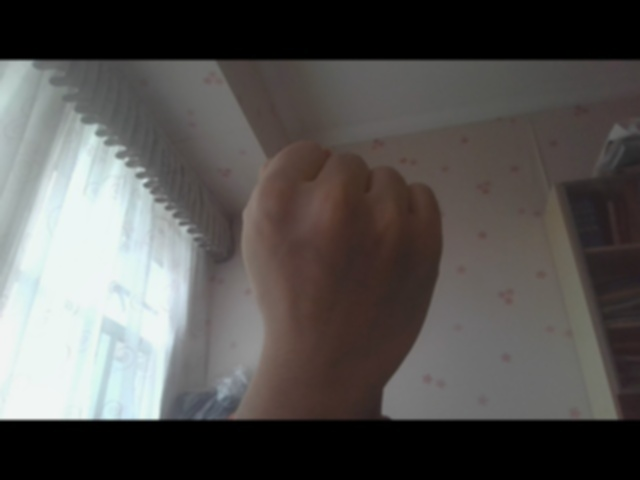
#> input picture New_5_1.5_60.jpg, 640 x 480 px, given in place of New_5_1.5_205.jpg, which was not available
$ python Preprocess.py
#> lines starting #> are read from the running program, lines starting #| are printed output that depends on the picture; after the words box and inside, x2 and y2 are one past the last pixel; in counts of white or black regions, pixels touching at a corner belong together; pictures that were not available may be replaced by others from this repository, and a replacement may not be noted
#> in process_photo, img is the input picture: shape (480, 640, 3); mean B, G, R 82.4, 84.3, 86.5
### camera.py
import cv2 as cv2
import numpy as np

# [16 lines of commented-out code are left out]


def skinMask(roi):
    YCrCb = cv2.cvtColor(roi, cv2.COLOR_BGR2YCR_CB) #转换至YCrCb空间
#> YCrCb: shape (480, 640, 3); mean of channels 0, 1, 2 84.7, 129.3, 126.7
    (y,cr,cb) = cv2.split(YCrCb) #拆分出Y,Cr,Cb值
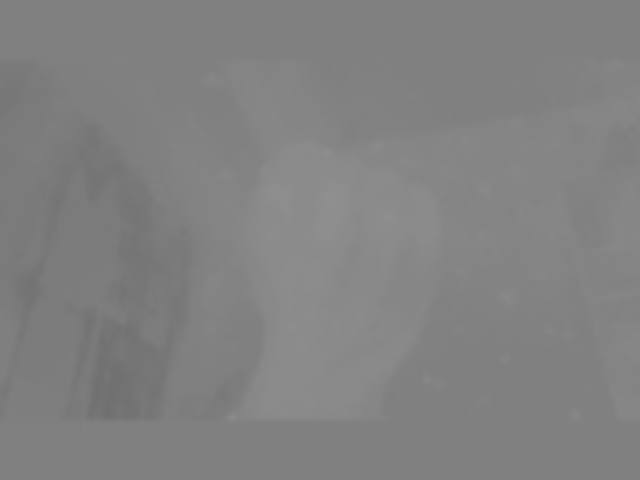
#> cr: shape (480, 640); min 112, max 143, mean 129.3
    cr1 = cv2.GaussianBlur(cr, (5,5), 0)
    _, skin = cv2.threshold(cr1, 0, 255, cv2.THRESH_BINARY + cv2.THRESH_OTSU) #Ostu处理
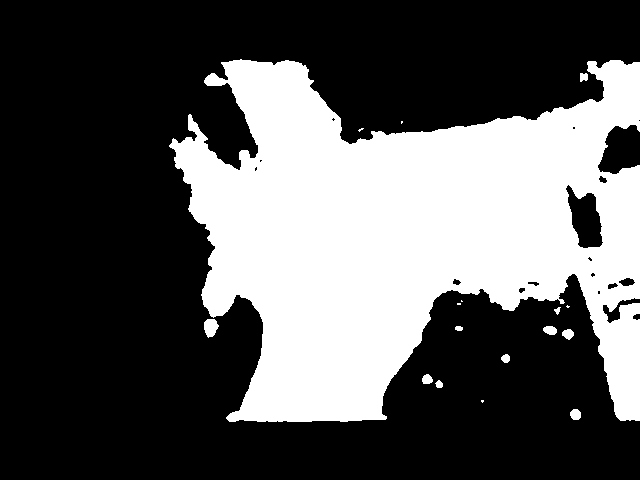
#> skin: shape (480, 640); 34.3% white; 17 white regions (6 under 20 px), largest, box (x1, y1, x2, y2) and area: (169, 59, 640, 422) 104502, (204, 319, 219, 338) 206, (543, 326, 557, 335) 99
    res = cv2.bitwise_and(roi,roi, mask = skin)
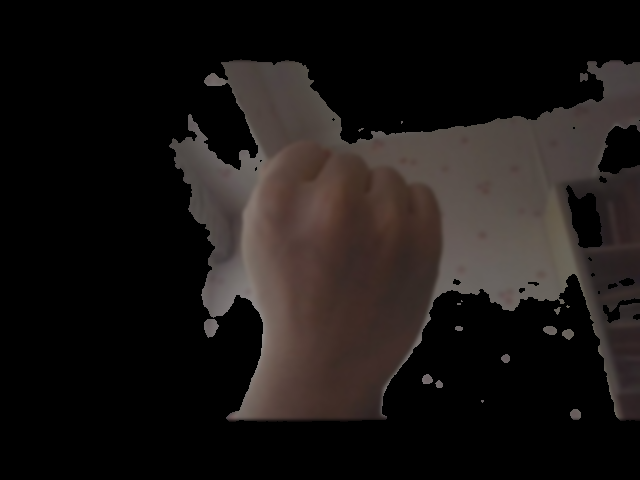
#> res: shape (480, 640, 3); mean B, G, R 21.3, 22.9, 27.2
    return res


def process_photo(name):
    imgName = name
    kernel_size = (5, 5)
    sigma = 1.5
    img = cv2.imread(imgName)
    img = cv2.GaussianBlur(img, kernel_size, sigma)
    # new_imgName = "New_" + str(kernel_size[0]) + "_" + str(sigma) + "_" + imgName
    # cv2.imwrite(new_imgName, img)

    img = skinMask(img)
    # cv2.imshow("Image",img)#显示图像
    # cv2.waitKey()
    image = cv2.cvtColor(img,cv2.COLOR_BGR2GRAY)#将图像转化为灰度图像
    # cv2.imshow("Image",image)#显示图像
    # cv2.waitKey()
    #Canny边缘检测
    canny = cv2.Canny(image,30,150)
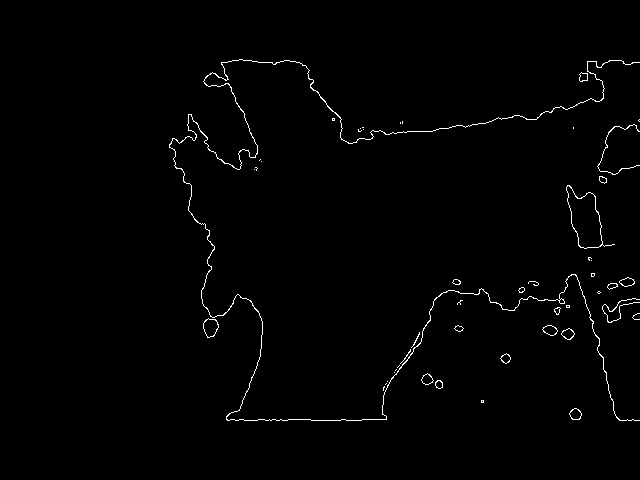
#> canny: shape (480, 640); 1% white in thin lines or dots, all inside (x1, y1, x2, y2) = (169, 59, 640, 421)
    return canny
    # cv2.imshow("Canny",canny)
    # cv2.waitKey()

img = process_photo('./New_5_1.5_205.jpg')
cv2.imwrite("./Sign-Language-Digits-Dataset/1/New_5_1.5_205.jpg", img)

### Preprocess.py
import os
import cv2
from camera import *
number = [i for i in range(0,10)]
for num in number:
    filepath = './Sign-Language-Digits-Dataset/Dataset/{}'.format(num)

    folder = './Preprocess/{}'.format(num)
    judge = os.path.exists(folder)
    if not judge:
        os.makedirs(folder)
    files = os.listdir(filepath)

    for f in files:
        print(f)
        name =filepath+'/'+f
        print(name)
        img = process_photo(name)
        cv2.imwrite('./Preprocess/{}/{}'.format(num,f),img)
